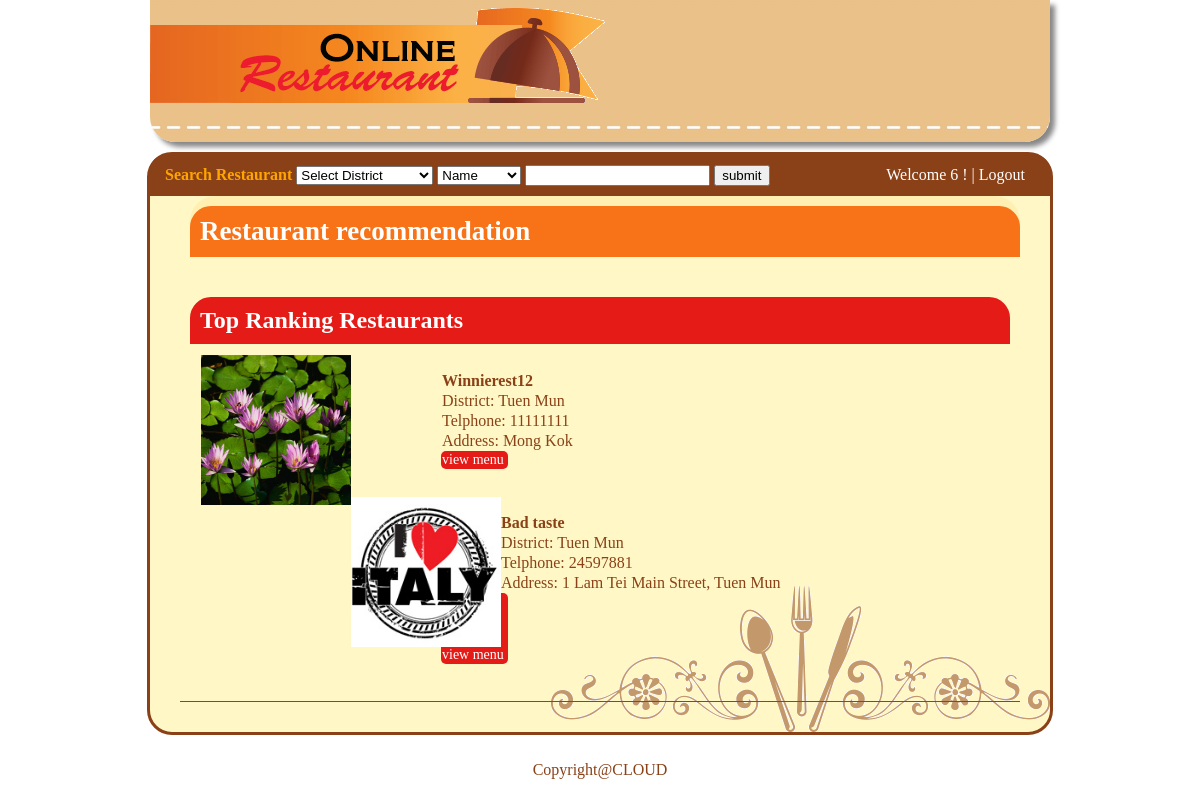
/ (signed in), run on the app's committed database.
### tables this page shows
CREATE TABLE IF NOT EXISTS `restaurants` (
  `rid` varchar(10) NOT NULL,
  `rname` varchar(50) NOT NULL,
  `raddr` varchar(200) NOT NULL,
  `area` varchar(20) NOT NULL,
  `district` varchar(20) NOT NULL,
  `rtel` int(8) NOT NULL,
  `owner` varchar(32) NOT NULL,
  `rdes` varchar(500) NOT NULL,
  `rlogo` varchar(40) NOT NULL,
  `popular` int(11) NOT NULL
);

### index.php (the view, shortened to what this page needs)
<!DOCTYPE html>
<html>
<head>
<link rel="stylesheet" type="text/css" href="index.css">
</head>
<body>
<div id="header">
<div id="logo"><a href="index.php"><img src="image\icon.png" /></a></div>
 </div>
  <div id="container">
<div id="search">
		<form action="searchbox.php" method="GET" style=" color: orange; ">
		<b>Search Restaurant </b>
		<select name="district">
		<option value="" selected>Select District</option>
		</select>
<select name="keywordstype">
<option value="name" selected>Name</option>
</select>
<input type="text" name="keyword"></input>
<button type="submit">submit</button>
</form>
<div id="login">
               <?php
                  if (!isset($_SESSION['username'])) {
                  echo "<a href='login.html' style='color:orange;'>Login</a> | <a href='reg.php' style='color:orange;'>New Members</a>";
                  }else echo "Welcome <a href='memberpanel.php'>".$_SESSION['username']."</a> ! | <a href='logout.php'>Logout</a>";
                  ?>
            </div>
</div>
<div id="recommendation">
<h2>Restaurant recommendation</h2>
</div>
<div id = 'rank'>
<h2>Top Ranking Restaurants</h2>
<?php
function imglink($rid,$rname){
$sql = "SELECT rlogo from restaurants where rid = '$rid'";
$result = mysql_query($sql);
$rlogo = mysql_result($result, 0);
$path = "temporary/";
return "<img src='".$path.$rlogo."' alt='$rname' style='width:150px; height:150px'/>";
}
$content = "SELECT * FROM restaurants WHERE popular >=0 ORDER BY popular desc limit 2 ";
$resultshown = mysql_query($content);
$count = 0;
while($rows = mysql_fetch_array($resultshown)){
	echo "<div id='rest".$count."'>";
	echo imglink($rows['rid'],$rows['rname']);
	echo "<div class='randomcontent'><ul style='list-style-type:none'>";
	echo "<li><b>".$rows['rname']."</b></li>";
	echo "<li> District: ".$rows['district']."</li>";
	echo "<li> Telphone: ".$rows['rtel']."</li>";
	echo "<li> Address: ".$rows['raddr']."</li>";
	echo "<li class='view_menu1'><a href='sr.php?rid=".$rows['rid']."'>view menu</a></li></ul></div>";
	echo "</div>";
	$count++;
}
?>
</div>
</div>
<div id="footer">
<p>Copyright@CLOUD</p>
</div>
</body>
</html>

### index.css (style rules this page uses)
#header { height:142px; width:900px; margin:auto; background-image:url(image/headerBackground.png); background-repeat:repeat-x; border-radius:0 0 25px 25px; box-shadow: 5px 5px 5px #888888; margin-bottom:10px; }
#logo { width:0px;height:0px; margin:0; }
#container { width:900px; margin:auto; background-color:#FFF8C6; border-style:solid; border-radius:25px; border-color:#8A4117; background-image:url(image/background2.png); background-position:right bottom; background-repeat:no-repeat; }
#search { padding:10px 15px; background-color:#8A4117; border-radius:15px 15px 0 0; }
#login { float:right; margin:-20px 10px 0 0; color:white; }
h2 { margin-top: 0; margin-bottom:0; color:white; border:solid 10px #F87217; background-color:#F87217; border-radius:21px 21px 0 0; }
#rank h2 { background-color:#E41B17; border:solid 10px #E41B17; }
#rank { margin:30px; padding:10px; border-bottom:solid 1px #E41B17; }
.view_menu, .view_menu1 { border:solid 5px #F87217; width:65px; -moz-border-radius: 5px; -webkit-border-radius: 5px; font-size:14px; background-color: #F88017; color:white; }
.view_menu1 { background-color: #E41B17; }
a:link, a:active { text-decoration:none; color:white; }
button, .button { cursor:pointer; }
#recommendation { width:830px; margin:0px 0px 0px 40px; padding-top:10px; font-size:18px; border-radius:25px; border-color:#F87217; background-color:rgba(255,165,0,0.1); }
#rest0 { border: solid 1px transparent; margin:10px; }
#rest0 img,#srrest img { float:left; margin:0px 0px 0px 0px; }
#rest0 li,#srrest li { border: solid 1px transparent; margin:0px 0px 0px 200px; }
#rest1 { border: solid 1px transparent; margin:10px 10px 10px 10px; }
#rest1 img { float:left; margin:0px 0px 0px 0px; }
#rest1 li { border: solid 1px transparent; margin:0px 0px 0px 200px; }
#footer { width:100%; clear:both; margin: 0 auto; text-align: center; padding: 10px 0 10px 0; }

### data on the page
restaurants: rlogo (picture), rname "Winnierest12", district "Tuen Mun", rtel "11111111", raddr "Mong Kok"
restaurants: rlogo (picture), rname "Bad taste", district "Tuen Mun", rtel "24597881", raddr "1 Lam Tei Main Street, Tuen Mun"

### other printed values
$_SESSION['username'] "6"
